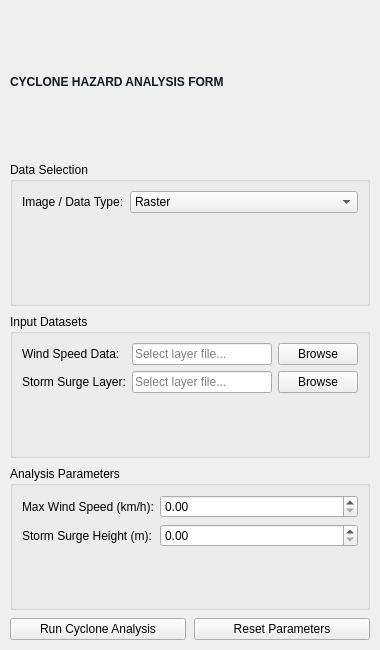
<?xml version="1.0" encoding="UTF-8"?>
<ui version="4.0">
 <class>CycloneForm</class>
 <widget class="QWidget" name="CycloneForm">
  <property name="geometry"><rect><x>0</x><y>0</y><width>380</width><height>650</height></rect></property>
  <layout class="QVBoxLayout" name="mainLayout">
   <property name="spacing"><number>8</number></property>
   <property name="leftMargin"><number>10</number></property>
   <property name="topMargin"><number>10</number></property>
   <property name="rightMargin"><number>10</number></property>
   <property name="bottomMargin"><number>10</number></property>
   <item>
    <widget class="QLabel" name="lblTitle">
     <property name="text"><string>CYCLONE HAZARD ANALYSIS FORM</string></property>
     <property name="styleSheet"><string>font-size: 12px; font-weight: bold; color: #0F172A;</string></property>
    </widget>
   </item>
   <item>
    <widget class="QGroupBox" name="grpData">
     <property name="title"><string>Data Selection</string></property>
     <layout class="QFormLayout">
      <item row="0" column="0"><widget class="QLabel"><property name="text"><string>Image / Data Type:</string></property></widget></item>
      <item row="0" column="1">
       <widget class="QComboBox" name="cmbDataType">
        <item><property name="text"><string>Raster</string></property></item>
        <item><property name="text"><string>Vector</string></property></item>
       </widget>
      </item>
     </layout>
    </widget>
   </item>
   <item>
    <widget class="QGroupBox" name="grpInputs">
     <property name="title"><string>Input Datasets</string></property>
     <layout class="QFormLayout">
      <item row="0" column="0"><widget class="QLabel"><property name="text"><string>Wind Speed Data:</string></property></widget></item>
      <item row="0" column="1">
       <layout class="QHBoxLayout">
        <item>
         <widget class="QLineEdit" name="txtWind">
          <property name="placeholderText"><string>Select layer file...</string></property>
         </widget>
        </item>
        <item><widget class="QPushButton" name="btnBrowseWind"><property name="text"><string>Browse</string></property></widget></item>
       </layout>
      </item>
      <item row="1" column="0"><widget class="QLabel"><property name="text"><string>Storm Surge Layer:</string></property></widget></item>
      <item row="1" column="1">
       <layout class="QHBoxLayout">
        <item>
         <widget class="QLineEdit" name="txtSurge">
          <property name="placeholderText"><string>Select layer file...</string></property>
         </widget>
        </item>
        <item><widget class="QPushButton" name="btnBrowseSurge"><property name="text"><string>Browse</string></property></widget></item>
       </layout>
      </item>
     </layout>
    </widget>
   </item>
   <item>
    <widget class="QGroupBox" name="grpParams">
     <property name="title"><string>Analysis Parameters</string></property>
     <layout class="QFormLayout">
      <item row="0" column="0"><widget class="QLabel"><property name="text"><string>Max Wind Speed (km/h):</string></property></widget></item>
      <item row="0" column="1"><widget class="QDoubleSpinBox" name="spnWind"><property name="maximum"><double>350</double></property></widget></item>
      <item row="1" column="0"><widget class="QLabel"><property name="text"><string>Storm Surge Height (m):</string></property></widget></item>
      <item row="1" column="1"><widget class="QDoubleSpinBox" name="spnSurge"><property name="maximum"><double>20</double></property></widget></item>
     </layout>
    </widget>
   </item>
   <item>
    <layout class="QHBoxLayout" name="btnLayout">
     <item><widget class="QPushButton" name="btnRun"><property name="text"><string>Run Cyclone Analysis</string></property></widget></item>
     <item><widget class="QPushButton" name="btnReset"><property name="text"><string>Reset Parameters</string></property></widget></item>
    </layout>
   </item>
  </layout>
 </widget>
</ui>
